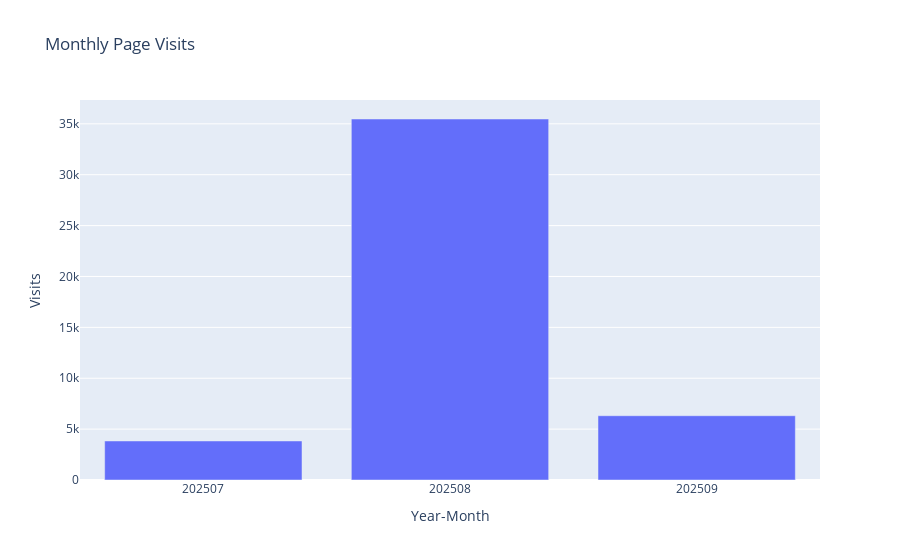
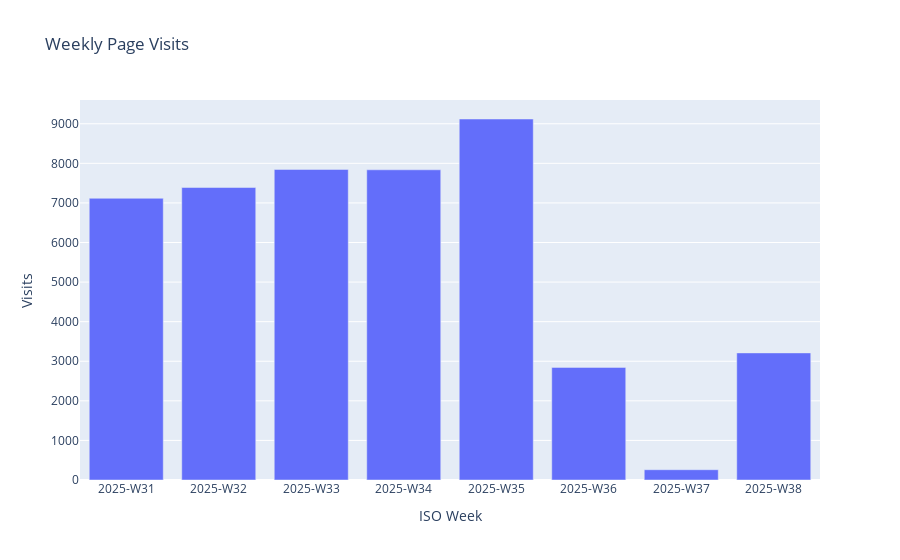

The cell these charts' notebook holds for them, in order:
### Markdown cell above
## 5. Visualize Monthly and Weekly Visits

Bar charts for monthly and weekly page visits.

### Code cell
# Monthly visits
monthly['yyyymm'] = monthly['yyyymm'].astype(str)  # Ensure categorical x-axis
monthly_fig = px.bar(monthly, x='yyyy-mm', y='cnt', title='Monthly Page Visits', labels={'yyyy-mm': 'Year-Month', 'cnt': 'Visits'})
monthly_fig.show()

# Weekly visits
weekly_fig = px.bar(weekly, x='iso_week', y='cnt', title='Weekly Page Visits', labels={'iso_week': 'ISO Week', 'cnt': 'Visits'})
weekly_fig.show()

### Figure 1 — Plotly figure (JSON) as saved in the notebook; plotly's stock layout.template omitted (floating-point values rounded to 4 significant figures)
{"data": [{"hovertemplate": "Year-Month=%{x}<br>Visits=%{y}<extra></extra>", "legendgroup": "", "marker": {"color": "#636efa", "pattern": {"shape": ""}}, "name": "", "orientation": "v", "showlegend": false, "textposition": "auto", "type": "bar", "x": ["202507", "202508", "202509"], "xaxis": "x", "y": [3834, 35475, 6316], "yaxis": "y"}], "layout": {"barmode": "relative", "legend": {"tracegroupgap": 0}, "title": {"text": "Monthly Page Visits"}, "xaxis": {"anchor": "y", "domain": [0, 1], "title": {"text": "Year-Month"}}, "yaxis": {"anchor": "x", "domain": [0, 1], "title": {"text": "Visits"}}}}

### Figure 2 — Plotly figure (JSON) as saved in the notebook; plotly's stock layout.template omitted (floating-point values rounded to 4 significant figures)
{"data": [{"hovertemplate": "ISO Week=%{x}<br>Visits=%{y}<extra></extra>", "legendgroup": "", "marker": {"color": "#636efa", "pattern": {"shape": ""}}, "name": "", "orientation": "v", "showlegend": false, "textposition": "auto", "type": "bar", "x": ["2025-W31", "2025-W32", "2025-W33", "2025-W34", "2025-W35", "2025-W36", "2025-W37", "2025-W38"], "xaxis": "x", "y": [7117, 7389, 7846, 7837, 9120, 2845, 260, 3211], "yaxis": "y"}], "layout": {"barmode": "relative", "legend": {"tracegroupgap": 0}, "title": {"text": "Weekly Page Visits"}, "xaxis": {"anchor": "y", "domain": [0, 1], "title": {"text": "ISO Week"}}, "yaxis": {"anchor": "x", "domain": [0, 1], "title": {"text": "Visits"}}}}
